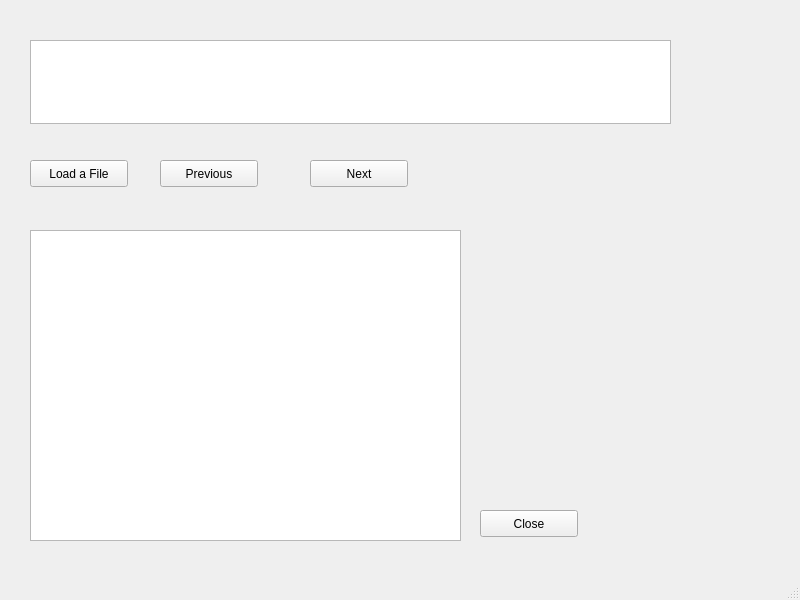
<?xml version="1.0" encoding="UTF-8"?>
<ui version="4.0">
 <class>QDubb</class>
 <widget class="QMainWindow" name="QDubb">
  <property name="geometry">
   <rect>
    <x>0</x>
    <y>0</y>
    <width>800</width>
    <height>600</height>
   </rect>
  </property>
  <property name="windowTitle">
   <string>QDubb</string>
  </property>
  <widget class="QWidget" name="centralwidget">
   <widget class="QPushButton" name="buttonLoad">
    <property name="geometry">
     <rect>
      <x>30</x>
      <y>160</y>
      <width>98</width>
      <height>27</height>
     </rect>
    </property>
    <property name="text">
     <string>Load a File</string>
    </property>
   </widget>
   <widget class="QTextEdit" name="textLine">
    <property name="geometry">
     <rect>
      <x>30</x>
      <y>40</y>
      <width>641</width>
      <height>84</height>
     </rect>
    </property>
   </widget>
   <widget class="QTextEdit" name="textFile">
    <property name="geometry">
     <rect>
      <x>30</x>
      <y>230</y>
      <width>431</width>
      <height>311</height>
     </rect>
    </property>
   </widget>
   <widget class="QPushButton" name="buttonClose">
    <property name="geometry">
     <rect>
      <x>480</x>
      <y>510</y>
      <width>98</width>
      <height>27</height>
     </rect>
    </property>
    <property name="text">
     <string>Close</string>
    </property>
   </widget>
   <widget class="QPushButton" name="buttonPrevious">
    <property name="geometry">
     <rect>
      <x>160</x>
      <y>160</y>
      <width>98</width>
      <height>27</height>
     </rect>
    </property>
    <property name="text">
     <string>Previous</string>
    </property>
   </widget>
   <widget class="QPushButton" name="buttonNext">
    <property name="geometry">
     <rect>
      <x>310</x>
      <y>160</y>
      <width>98</width>
      <height>27</height>
     </rect>
    </property>
    <property name="text">
     <string>Next</string>
    </property>
   </widget>
   <widget class="QLabel" name="labelCounter">
    <property name="geometry">
     <rect>
      <x>710</x>
      <y>80</y>
      <width>66</width>
      <height>17</height>
     </rect>
    </property>
    <property name="text">
     <string/>
    </property>
   </widget>
  </widget>
  <widget class="QMenuBar" name="menubar">
   <property name="geometry">
    <rect>
     <x>0</x>
     <y>0</y>
     <width>800</width>
     <height>25</height>
    </rect>
   </property>
  </widget>
  <widget class="QStatusBar" name="statusbar"/>
 </widget>
 <resources/>
 <connections>
  <connection>
   <sender>buttonClose</sender>
   <signal>clicked()</signal>
   <receiver>QDubb</receiver>
   <slot>close()</slot>
   <hints>
    <hint type="sourcelabel">
     <x>514</x>
     <y>537</y>
    </hint>
    <hint type="destinationlabel">
     <x>533</x>
     <y>448</y>
    </hint>
   </hints>
  </connection>
 </connections>
</ui>
